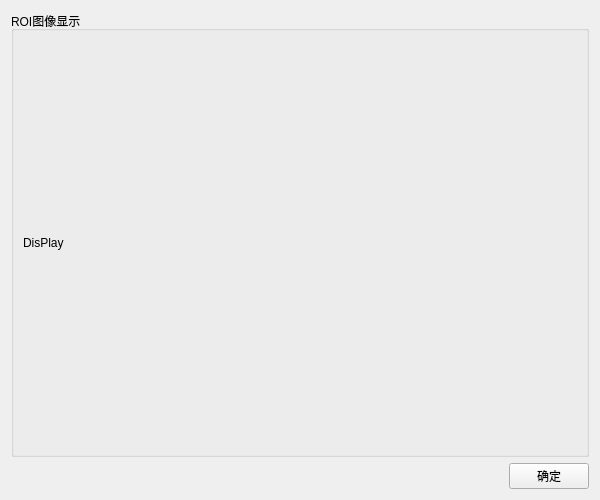
<?xml version="1.0" encoding="UTF-8"?>
<ui version="4.0">
 <class>DisplayBolckClass</class>
 <widget class="QWidget" name="DisplayBolckClass">
  <property name="geometry">
   <rect>
    <x>0</x>
    <y>0</y>
    <width>600</width>
    <height>500</height>
   </rect>
  </property>
  <property name="windowTitle">
   <string>当前选中区域图像显示</string>
  </property>
  <layout class="QGridLayout" name="gridLayout">
   <item row="0" column="0" colspan="2">
    <widget class="QGroupBox" name="groupBox">
     <property name="title">
      <string>ROI图像显示</string>
     </property>
     <layout class="QGridLayout" name="gridLayout_2">
      <item row="0" column="0">
       <widget class="QLabel" name="labelDis">
        <property name="text">
         <string>DisPlay</string>
        </property>
       </widget>
      </item>
     </layout>
    </widget>
   </item>
   <item row="1" column="0">
    <spacer name="horizontalSpacer">
     <property name="orientation">
      <enum>Qt::Horizontal</enum>
     </property>
     <property name="sizeHint" stdset="0">
      <size>
       <width>498</width>
       <height>20</height>
      </size>
     </property>
    </spacer>
   </item>
   <item row="1" column="1">
    <widget class="QPushButton" name="buttonSure">
     <property name="text">
      <string>确定</string>
     </property>
    </widget>
   </item>
  </layout>
 </widget>
 <resources/>
 <connections/>
</ui>
